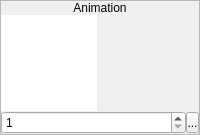
           <widget class="QFrame" name="frame_16">
            <property name="frameShape">
             <enum>QFrame::StyledPanel</enum>
            </property>
            <property name="frameShadow">
             <enum>QFrame::Raised</enum>
            </property>
            <layout class="QVBoxLayout" name="verticalLayout_23">
             <property name="spacing">
              <number>0</number>
             </property>
             <property name="margin">
              <number>0</number>
             </property>
             <item>
              <widget class="QLabel" name="label_26">
               <property name="sizePolicy">
                <sizepolicy hsizetype="Preferred" vsizetype="Fixed">
                 <horstretch>0</horstretch>
                 <verstretch>0</verstretch>
                </sizepolicy>
               </property>
               <property name="text">
                <string>Animation</string>
               </property>
               <property name="alignment">
                <set>Qt::AlignCenter</set>
               </property>
              </widget>
             </item>
             <item>
              <widget class="QWidget" name="widget_23" native="true">
               <layout class="QVBoxLayout" name="verticalLayout_24">
                <property name="spacing">
                 <number>0</number>
                </property>
                <property name="margin">
                 <number>0</number>
                </property>
                <item>
                 <widget class="QGraphicsView" name="gvAnimationPreview">
                  <property name="sizePolicy">
                   <sizepolicy hsizetype="Fixed" vsizetype="Fixed">
                    <horstretch>0</horstretch>
                    <verstretch>0</verstretch>
                   </sizepolicy>
                  </property>
                  <property name="minimumSize">
                   <size>
                    <width>96</width>
                    <height>96</height>
                   </size>
                  </property>
                  <property name="maximumSize">
                   <size>
                    <width>96</width>
                    <height>96</height>
                   </size>
                  </property>
                  <property name="frameShape">
                   <enum>QFrame::NoFrame</enum>
                  </property>
                  <property name="verticalScrollBarPolicy">
                   <enum>Qt::ScrollBarAlwaysOff</enum>
                  </property>
                  <property name="horizontalScrollBarPolicy">
                   <enum>Qt::ScrollBarAlwaysOff</enum>
                  </property>
                 </widget>
                </item>
                <item>
                 <widget class="QWidget" name="widget_24" native="true">
                  <layout class="QHBoxLayout" name="horizontalLayout_23">
                   <property name="spacing">
                    <number>0</number>
                   </property>
                   <property name="margin">
                    <number>0</number>
                   </property>
                   <item>
                    <widget class="QSpinBox" name="sbAnimation">
                     <property name="minimum">
                      <number>1</number>
                     </property>
                     <property name="maximum">
                      <number>32</number>
                     </property>
                    </widget>
                   </item>
                   <item>
                    <widget class="SpinBoxSideButton" name="bAnimationSideButton">
                     <property name="minimumSize">
                      <size>
                       <width>13</width>
                       <height>21</height>
                      </size>
                     </property>
                     <property name="maximumSize">
                      <size>
                       <width>13</width>
                       <height>21</height>
                      </size>
                     </property>
                     <property name="text">
                      <string>...</string>
                     </property>
                     <property name="icon">
                      <iconset resource="gui_icons.qrc">
                       <normaloff>:/icons/spinBoxSideButton.png</normaloff>:/icons/spinBoxSideButton.png</iconset>
                     </property>
                     <property name="iconSize">
                      <size>
                       <width>8</width>
                       <height>16</height>
                      </size>
                     </property>
                    </widget>
                   </item>
                  </layout>
                 </widget>
                </item>
               </layout>
              </widget>
             </item>
            </layout>
           </widget>
